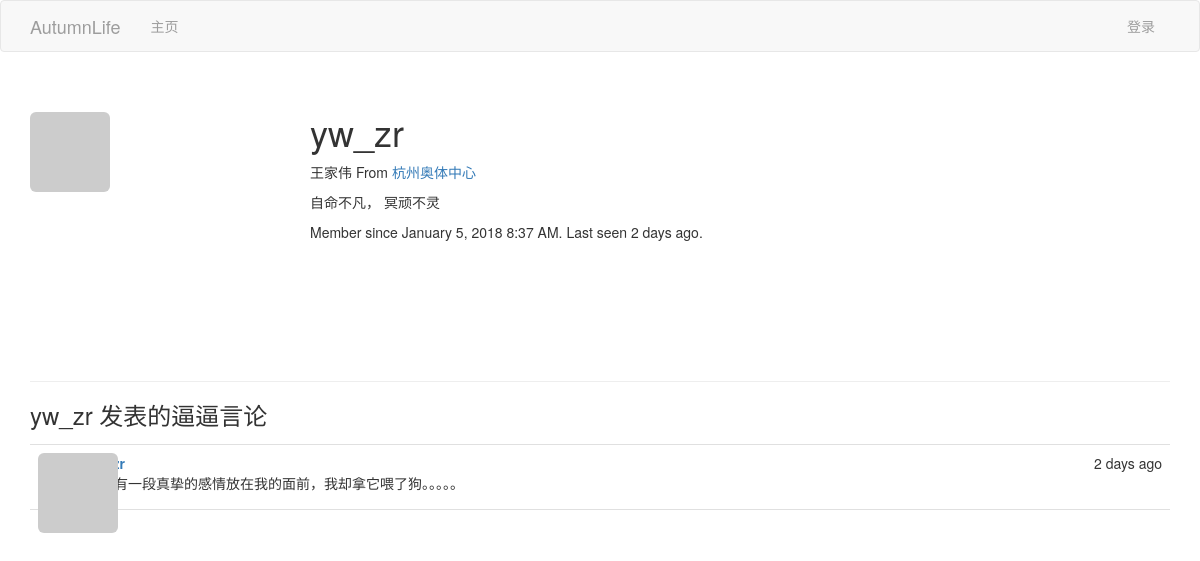
The app's page /user/yw_zr, older data.
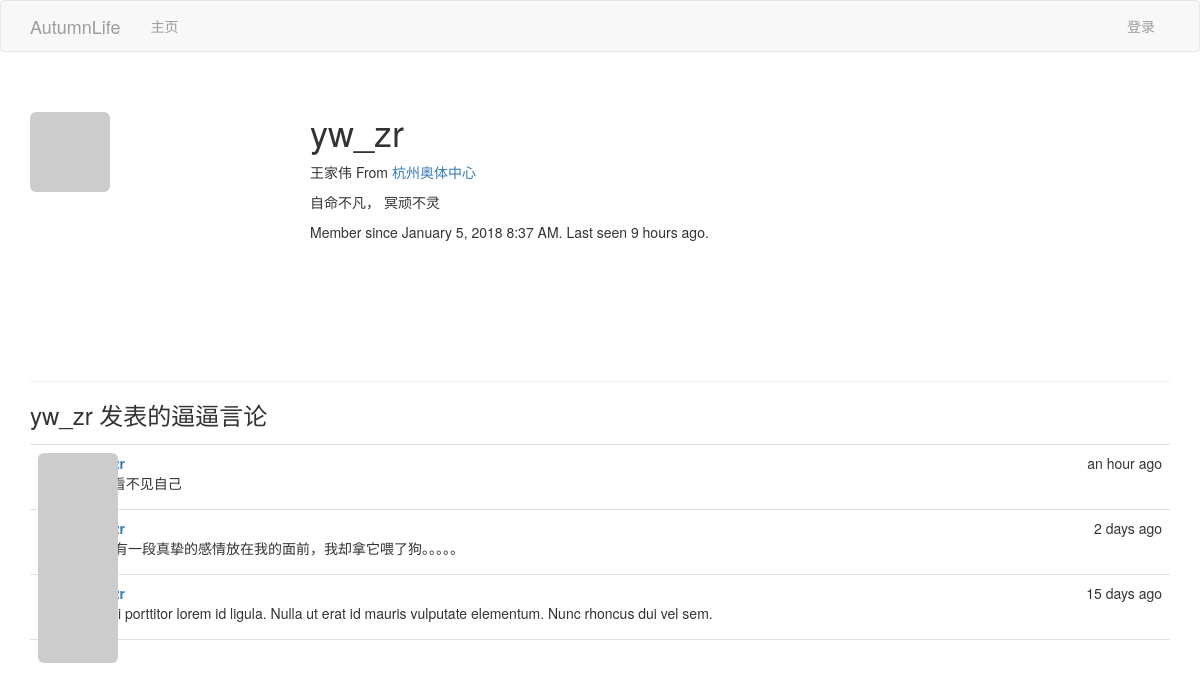
The same page, newer data.
### app/models.py (models this page shows, shortened)
class User(UserMixin, db.Model):
    __tablename__ = 'users'
    id = db.Column(db.Integer, primary_key=True)
    email = db.Column(db.String(64), unique=True, index=True)
    username = db.Column(db.String(64), unique=True, index=True)
    role_id = db.Column(db.Integer, db.ForeignKey('roles.id'))
    sex = db.Column(db.Integer, default=1)
    password_hash = db.Column(db.String(128))
    confirmed = db.Column(db.Boolean, default=False)
    name = db.Column(db.String(64))
    location = db.Column(db.String(64))  # 所在地
    about_me = db.Column(db.Text())  # 自我介绍
    member_since = db.Column(db.DateTime(),  default=datetime.now) # 注册日期
    last_seen = db.Column(db.DateTime(), default=datetime.now)  # 最后访问日期
    avatar_hash = db.Column(db.String(32))
    posts = db.relationship('Post', backref='author', lazy='dynamic')
    @property
    def password(self):     # 试图读取password的值将会报错
        raise AttributeError('password is not a readable attribute')
    def gravatar(self, size=100, default='identicon', rating='g'):
        if request.is_secure:
            url = 'https://secure.gravatar.com/avatar'
        else:
            url = 'http://www.gravatar.com/avatar'
        hhash = self.avatar_hash or hashlib.md5(self.email.encode('utf-8')).hexdigest()
        return '{url}/{hhash}?s={size}&d={default}&r={rating}'.format(
            url=url, hhash=hhash, size=size, default=default, rating=rating
        )

class Post(db.Model):
    __tablename__='posts'
    id = db.Column(db.Integer, primary_key=True)
    body = db.Column(db.Text)
    timestamp = db.Column(db.DateTime, index=True, default=datetime.now)
    author_id = db.Column(db.Integer, db.ForeignKey('users.id'))

### app/main/views.py (the view)
@main.route('/user/<username>')
def user(username):
    user = User.query.filter_by(username=username).first()
    if user is None:
        abort(404)
    posts = user.posts.order_by(Post.timestamp.desc()).all()
    return render_template('user.html', user=user, posts=posts)

### app/auth/views.py (called while the page is built)
@auth.before_app_request
def before_request():
    if current_user.is_authenticated:
        current_user.ping()
        if not current_user.confirmed \
                and request.endpoint[:5] != 'auth.' \
                and request.endpoint != 'static':
            return redirect(url_for('auth.unconfirmed'))

### app/main/__init__.py (called while the page is built)
@main.app_context_processor
def inject_permissions():
    return dict(Permission=Permission)

### app/models.py (called while the page is built)
    def is_administrator(self):
        return False

### app/templates/user.html (shortened to what this page needs)
{% extends "base.html" %}
{% block page_content %}
<div class="page-header">
    <img class="img-rounded profile-thumbnail" src="{{ user.gravatar(size=256) }}">
    <div class="profile-header">
        <h1>{{ user.username }}</h1>
        {% if user.name or user.location %}
        <p>
            {% if user.name %}{{ user.name }}{% endif %}
            {% if user.location %}
                From <a href="http://maps.google.com/?q={{ user.location }}">
                    {{ user.location }}
                </a>
            {% endif %}
        </p>
        {% endif %}
        {% if user.about_me %}<p>{{ user.about_me }}</p>{% endif %}
        <p>
            Member since {{ moment(user.member_since).format('LLL') }}.
            Last seen {{ moment(user.last_seen).fromNow() }}.
        </p>
    </div>
</div>
<h3>{{ user.username }} 发表的逼逼言论</h3>
{% include '_posts.html' %}
{% endblock %}

### app/templates/base.html (shortened to what this page needs)
{% extends "bootstrap/base.html" %}
{% block head %}
    {{ super() }}
    <link rel="stylesheet" type="text/css" href="{{ url_for('static', filename='styles.css') }}">
{% endblock %}
{% block navbar %}
    <div class="navbar navbar-inverse" role="navigtion">
    <div class="container">
        <div class="navbar-header">
            <a href="/" class="navbar-brand">AutumnLife</a>
        </div>
        <div class="navbar-collapse collapse">
            <ul class="nav navbar-nav">
                <li><a href="/">主页</a></li>
            </ul>
            <ul class="nav navbar-nav navbar-right">
                {% if current_user.is_authenticated %}
                <li class="dropdown">
                    <a href="#" class="dropdown-toggle" data-toggle="dropdown">
                        <img src="{{ current_user.gravatar(size=35) }}">
                        {{ current_user.username }} <b class="caret"></b>
                    </a>
                    <ul class="dropdown-menu">
                        <li><a href="{{ url_for('auth.change_password') }}">修改密码</a></li>
                        <li><a href="{{ url_for('auth.logout') }}">注销</a></li>
                    </ul>
                </li>
                {% else %}
                <li><a href="{{ url_for('auth.login') }}">登录</a></li>
                {% endif %}
            </ul>
        </div>
    </div>
</div>
{% endblock %}
{% block content %}
    <div class="container">
    {% block page_content %}{% endblock %}
    </div>
{% endblock %}

### app/templates/_posts.html (shortened to what this page needs)
<ul class="posts">
{% for post in posts %}
<li class="post">
    <div class="profile-thumbnail">
    <a href="{{ url_for('.user', username=post.author.username) }}">
        <img class="img-rounded profile-thumbnail" src="{{ post.author.gravatar(size=40) }}">
    </a>
    </div>
    <div class="post-content">
    <div class="post-date">{{ moment(post.timestamp).fromNow() }}</div>
    <div class="post-author">
        <a href="{{ url_for('.user', username=post.author.username) }}">
        </a>
    </div>
    <div class="post-body">{{ post.body }}</div>
    </div>
</li>
{% endfor %}
</ul>

### app/static/styles.css (style rules this page uses)
.navbar-inverse { background-color: #f8f8f8; border-color: #e7e7e7; }
.profile-thumbnail { position: absolute; }
.profile-header { min-height: 260px; margin-left: 280px; }
ul.posts { list-style-type: none; padding: 0px; margin: 16px 0px 0px 0px; border-top: 1px solid #e0e0e0; }
ul.posts li.post { padding: 8px; border-bottom: 1px solid #e0e0e0; }
div.post-date { float: right; }
div.post-author { font-weight: bold; }
div.post-content { margin-left: 48px; min-height: 48px; }

Row changes from the older to the newer data that the page shows:
changed User "yw_zr": last_seen "2 days ago" → "9 hours ago"
added Post: timestamp "an hour ago", body "# 我看不见自己"
added Post: timestamp "15 days ago", body "Morbi porttitor lorem id ligula. Nulla ut erat id mauris vulputate elementum. Nunc rhoncus dui vel sem."
